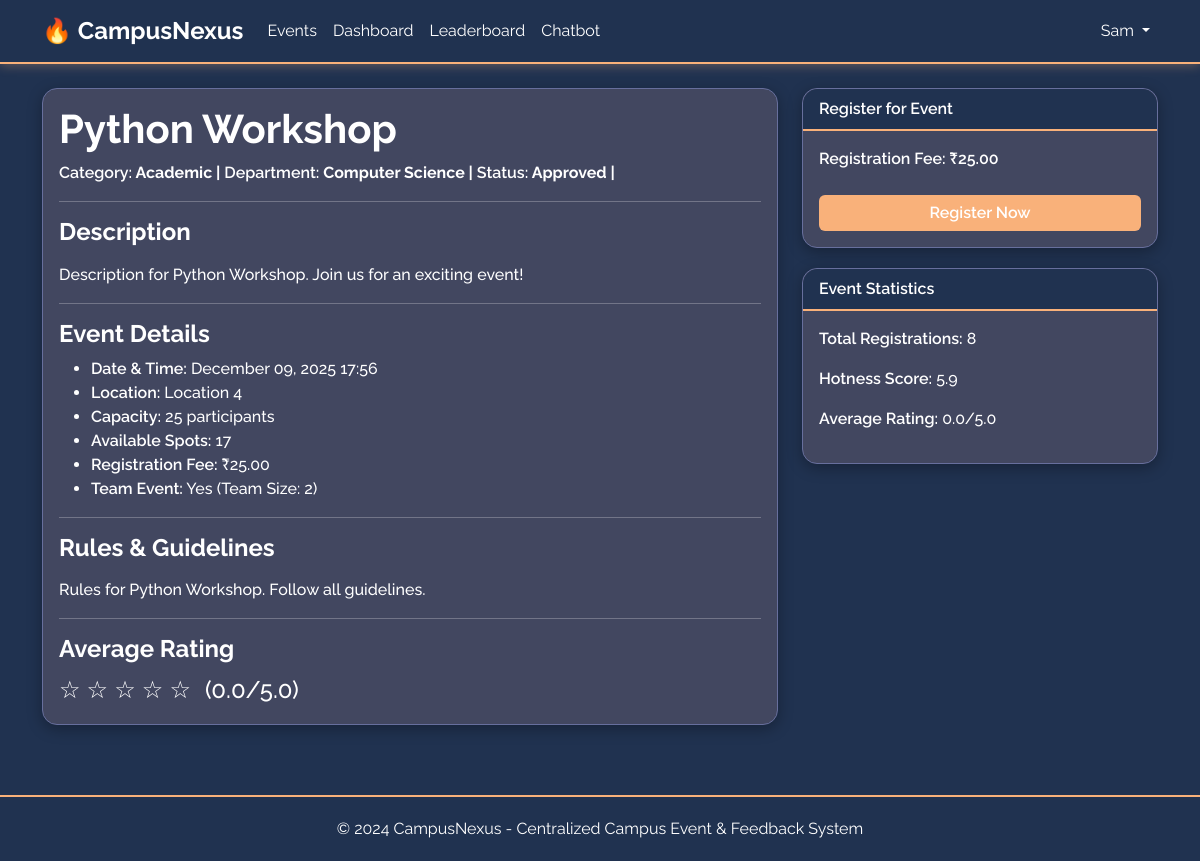
Screenshot of /events/4/ (signed in) with the database file from the repository.
### users/models.py (models this page shows, shortened)
class User(AbstractUser):
    ROLE_CHOICES = [
        ('student', 'Student'),
        ('admin', 'Admin'),
        ('organizer', 'Organizer'),
    ]
    role = models.CharField(max_length=20, choices=ROLE_CHOICES, default='student')
    email = models.EmailField(unique=True, validators=[EmailValidator(), validate_college_email])
    department = models.CharField(max_length=100, blank=True)
    student_id = models.CharField(max_length=50, unique=True, null=True, blank=True)
    phone_number = models.CharField(max_length=15, blank=True)
    profile_picture = models.ImageField(upload_to='profiles/', null=True, blank=True)
    created_at = models.DateTimeField(auto_now_add=True)
    updated_at = models.DateTimeField(auto_now=True)
    is_verified = models.BooleanField(default=False)
    class Meta:
        db_table = 'users'
        verbose_name = 'User'
        verbose_name_plural = 'Users'
    def is_student(self):
        return self.role == 'student'

### events/models.py (models this page shows, shortened)
class Event(models.Model):
    CATEGORY_CHOICES = [
        ('tech', 'Technology'),
        ('sports', 'Sports'),
        ('cultural', 'Cultural'),
        ('academic', 'Academic'),
        ('workshop', 'Workshop'),
        ('seminar', 'Seminar'),
        ('competition', 'Competition'),
        ('other', 'Other'),
    ]
    STATUS_CHOICES = [
        ('draft', 'Draft'),
        ('pending', 'Pending Approval'),
        ('approved', 'Approved'),
        ('cancelled', 'Cancelled'),
        ('completed', 'Completed'),
    ]
    title = models.CharField(max_length=200)
    description = models.TextField()
    department = models.CharField(max_length=100)
    category = models.CharField(max_length=50, choices=CATEGORY_CHOICES)
    rules = models.TextField(help_text="Event rules and guidelines")
    event_date = models.DateTimeField()
    location = models.CharField(max_length=200)
    capacity = models.IntegerField(validators=[MinValueValidator(1)])
    fee = models.DecimalField(max_digits=10, decimal_places=2, default=0.00)
    is_team_event = models.BooleanField(default=False)
    team_size = models.IntegerField(default=1, validators=[MinValueValidator(1)])
    banner = models.ImageField(upload_to='event_banners/', null=True, blank=True)
    qr_code = models.ImageField(upload_to='event_qr_codes/', null=True, blank=True)
    qr_code_data = models.TextField(blank=True, help_text="QR code data for payment")
    payment_qr_code = models.ForeignKey(PaymentQRCode, on_delete=models.SET_NULL, null=True, blank=True, related_name='events', help_text="Reusable payment QR code")
    created_by = models.ForeignKey(User, on_delete=models.CASCADE, related_name='created_events')
    status = models.CharField(max_length=20, choices=STATUS_CHOICES, default='draft')
    approved_by = models.ForeignKey(User, on_delete=models.SET_NULL, null=True, blank=True, related_name='approved_events')
    approved_at = models.DateTimeField(null=True, blank=True)
    hotness_score = models.FloatField(default=0.0)
    average_rating = models.FloatField(default=0.0)
    total_registrations = models.IntegerField(default=0)
    created_at = models.DateTimeField(auto_now_add=True)
    updated_at = models.DateTimeField(auto_now=True)
    class Meta:
        db_table = 'events'
        ordering = ['-event_date', '-created_at']
        indexes = [
            models.Index(fields=['event_date', 'status']),
            models.Index(fields=['category', 'department']),
            models.Index(fields=['-hotness_score']),
        ]
    def get_qr_code_image(self):
        if self.payment_qr_code and self.payment_qr_code.qr_code_image:
            return self.payment_qr_code.qr_code_image
        return self.qr_code
    def is_registration_open(self):
        return self.status == 'approved' and self.event_date > timezone.now() and self.total_registrations < self.capacity
    def get_available_spots(self):
        return max(0, self.capacity - self.total_registrations)

### events/views.py (the view, shortened to what this page needs)
# urls.py: path('<int:event_id>/', views.event_detail, name='event_detail'),
@login_required
def event_detail(request, event_id):
    event = get_object_or_404(Event, id=event_id)
    can_view = (
        event.status == 'approved' or
        request.user.is_admin() or
        (request.user.is_organizer() and event.created_by == request.user)
    )
    if not can_view:
        messages.error(request, 'This event is not available or pending approval.')
        return redirect('events:event_list')
    is_registered = False
    registration = None
    if request.user.is_student():
        try:
            registration = Registration.objects.get(event=event, user=request.user)
            is_registered = True
        except Registration.DoesNotExist:
            pass
    recommendations = EventRecommendation.objects.filter(
        user=request.user,
        event__status='approved'
    ).select_related('event').order_by('-score')[:5] if request.user.is_student() else []
    if event.is_team_event:
        if request.user.is_authenticated and request.user.is_student():
            team_members = User.objects.filter(role='student').exclude(id=request.user.id)
        else:
            team_members = User.objects.filter(role='student')
    else:
        team_members = []
    context = {
        'event': event,
        'is_registered': is_registered,
        'registration': registration,
        'recommendations': [rec.event for rec in recommendations],
        'available_spots': event.get_available_spots(),
        'now': timezone.now(),
        'team_members': team_members,
    }
    return render(request, 'events/event_detail.html', context)

### templates/events/event_detail.html (shortened to what this page needs)
{% extends 'base.html' %}
{% block content %}
<div class="row">
    <div class="col-md-8">
        <div class="card">
            <div class="card-body">
                <h1>{{ event.title }}</h1>
                <p style="color: #000; font-weight: bold;">
                    <strong>Category:</strong> {{ event.get_category_display }} |
                    <strong>Department:</strong> {{ event.department }} |
                    <strong>Status:</strong> {{ event.get_status_display }} |
                </p>
                <hr>
                <h4>Description</h4>
                <p>{{ event.description|linebreaks }}</p>
                <hr>
                <h4>Event Details</h4>
                <ul>
                    <li><strong>Date & Time:</strong> {{ event.event_date|date:"F d, Y H:i" }}</li>
                    <li><strong>Location:</strong> {{ event.location }}</li>
                    <li><strong>Capacity:</strong> {{ event.capacity }} participants</li>
                    <li><strong>Available Spots:</strong> {{ available_spots }}</li>
                    <li><strong>Registration Fee:</strong> ₹{{ event.fee }}</li>
                    <li><strong>Team Event:</strong> {% if event.is_team_event %}Yes (Team Size: {{ event.team_size }}){% else %}No{% endif %}</li>
                </ul>
                <hr>
                <h4>Rules & Guidelines</h4>
                <p>{{ event.rules|linebreaks }}</p>
                <hr>
                <h4>Average Rating</h4>
                <div class="star-rating">
                    {% for i in "12345"|make_list %}
                        {% if forloop.counter <= event.average_rating|floatformat:0|add:"0" %}
                            ★
                        {% else %}
                            ☆
                        {% endif %}
                    {% endfor %}
                    <span class="ms-2">({{ event.average_rating|floatformat:1 }}/5.0)</span>
                </div>
            </div>
        </div>
    </div>
    <div class="col-md-4">
        {% if user.is_authenticated %}
            {% if user.is_student %}
                {% if is_registered %}
                <div class="card">
                    <div class="card-header">Registration Status</div>
                    <div class="card-body">
                        <p>✅ You are registered for this event!</p>
                        {% if not registration.is_verified %}
                        <p class="text-warning">⏳ Payment verification pending</p>
                        {% else %}
                        <p class="text-success">✅ Payment verified</p>
                        {% endif %}
                        {% if event.event_date <= now %}
                        <a href="{% url 'feedback:feedback_create' event.id %}" class="btn btn-primary w-100">Submit Feedback</a>
                        {% endif %}
                    </div>
                </div>
                {% else %}
                <div class="card">
                    <div class="card-header">Register for Event</div>
                    <div class="card-body">
                        {% if event.status != 'approved' %}
                        <p class="text-warning" style="color: #000; font-weight: bold;">⚠️ This event is not yet approved. Registration will open after approval.</p>
                        {% elif event.is_registration_open %}
                        <div id="register-button-section">
                            <div class="mb-3">
                                <label class="form-label"><strong>Registration Fee: ₹{{ event.fee }}</strong></label>
                            </div>
                            <button type="button" class="btn btn-primary w-100" id="register-now-btn" onclick="showRegistrationForm()">Register Now</button>
                        </div>
                        {% else %}
                        <p class="text-danger" style="color: #000; font-weight: bold;">Registration is closed</p>
                        {% endif %}
                    </div>
                </div>
                {% endif %}
            {% endif %}
        {% endif %}
        <div class="card mt-3">
            <div class="card-header">Event Statistics</div>
            <div class="card-body">
                <p><strong>Total Registrations:</strong> {{ event.total_registrations }}</p>
                <p><strong>Hotness Score:</strong> {{ event.hotness_score|floatformat:1 }}</p>
                <p><strong>Average Rating:</strong> {{ event.average_rating|floatformat:1 }}/5.0</p>
            </div>
        </div>
    </div>
</div>
{% endblock %}

### templates/base.html (shortened to what this page needs)
<!DOCTYPE html>
<html lang="en">
<head>
    <link href="https://cdn.jsdelivr.net/npm/bootstrap@5.3.0/dist/css/bootstrap.min.css" rel="stylesheet">
    <link href="https://cdn.jsdelivr.net/npm/fullcalendar@5.11.5/main.min.css" rel="stylesheet">
</head>
<body>
    <nav class="navbar navbar-expand-lg navbar-dark">
        <div class="container">
            <a class="navbar-brand" href="{% url 'users:home' %}">🔥 CampusNexus</a>
            <div class="collapse navbar-collapse" id="navbarNav">
                <ul class="navbar-nav me-auto">
                    <li class="nav-item">
                        <a class="nav-link" href="{% url 'events:event_list' %}">Events</a>
                    </li>
                    {% if user.is_authenticated %}
                        {% if user.is_student %}
                            <li class="nav-item">
                                <a class="nav-link" href="{% url 'dashboard:student_dashboard' %}">Dashboard</a>
                            </li>
                            <li class="nav-item">
                                <a class="nav-link" href="{% url 'dashboard:leaderboard' %}">Leaderboard</a>
                            </li>
                        {% endif %}
                        <li class="nav-item">
                            <a class="nav-link" href="{% url 'chatbot:chatbot' %}">Chatbot</a>
                        </li>
                    {% endif %}
                </ul>
                <ul class="navbar-nav">
                    {% if user.is_authenticated %}
                        <li class="nav-item dropdown">
                            <a class="nav-link dropdown-toggle" href="#" id="navbarDropdown" role="button" data-bs-toggle="dropdown">
                                {{ user.username }}
                            </a>
                        </li>
                    {% endif %}
                </ul>
            </div>
        </div>
    </nav>
    <main class="container my-4">
        {% block content %}{% endblock %}
    </main>
    <footer class="footer">
        <div class="container text-center">
            <p class="mb-0">&copy; 2024 CampusNexus - Centralized Campus Event & Feedback System</p>
        </div>
    </footer>
</body>
</html>

### templates/base.html (style rules this page uses)
:root { --white: #ffffff; --light-blue-grey: #676F9D; --medium-blue-grey: #424760; --dark-blue-grey: #203250; --orange: #f9b17a; --text-black: #212529; }
body { background: var(--dark-blue-grey); color: var(--white); font-family: 'Raleway', 'Segoe UI', Tahoma, Geneva, Verdana, sans-serif; min-height: 100vh; }
.navbar { background: var(--dark-blue-grey); border-bottom: 2px solid var(--orange); box-shadow: 0 2px 10px rgba(249, 177, 122, 0.3); }
.navbar-brand { color: #ffffff !important; font-weight: bold; font-size: 1.5rem; }
.navbar-nav .nav-link { color: #ffffff !important; transition: color 0.3s; }
.card { background: var(--medium-blue-grey); border: 1px solid var(--light-blue-grey); border-radius: 15px; box-shadow: 0 4px 15px rgba(0, 0, 0, 0.3); color: var(--white); margin-bottom: 20px; }
.card-body { color: var(--white) !important; }
.card-body p, .card-body li, .card-body span, .card-body div { color: var(--white) !important; font-weight: 500; }
.card-body strong { color: var(--white) !important; font-weight: 600; }
.card-header { background: var(--dark-blue-grey); color: var(--white); border-bottom: 2px solid var(--orange); border-radius: 15px 15px 0 0 !important; font-weight: 600; }
.btn-primary { background: var(--orange); border: none; color: var(--white); transition: transform 0.2s, box-shadow 0.2s; font-weight: 600; }
.form-label { color: var(--white) !important; font-weight: 600 !important; }
.star-rating { color: var(--orange); font-size: 1.5rem; }
.footer { background: var(--dark-blue-grey); border-top: 2px solid var(--orange); padding: 20px 0; margin-top: 50px; }
.card { color: var(--white); }
.card p, .card li, .card span, .card div, .card h1, .card h2, .card h3, .card h4, .card h5, .card h6 { color: var(--white) !important; }
main.container { color: #ffffff; }
main.container h1, main.container h2, main.container h3, main.container h4, main.container h5, main.container h6 { color: #ffffff !important; font-weight: bold; }
main.container p, main.container li, main.container span { color: #ffffff; }
main p, main li, main span, main div:not(.card):not(.alert) { color: #ffffff; }
a { color: var(--orange) !important; font-weight: 500; }

### rows the page displays
User: username "Sam"
Event: title "Python Workshop", category "Academic", department "Computer Science", status "Approved", description "Description for Python Workshop. Join us for an exciting event!", event_date "December 09, 2025 17:56", location "Location 4", capacity "25", fee "25.00", team_size "2", rules "Rules for Python Workshop. Follow all guidelines.", average_rating "0.0", total_registrations "8", hotness_score "5.9"

### other values shown
{{ available_spots }} "17"
